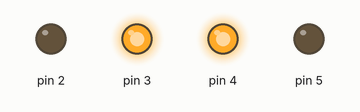
Bench run of a sketch on a simulated Arduino Uno, built with avr-gcc and run on an emulated ATmega328P. Parts: output pins drawn as LEDs (lit = HIGH).

Above: at 0.2 s.
Timing chart, 0 to 1.7 s (numbered marks = the images above):
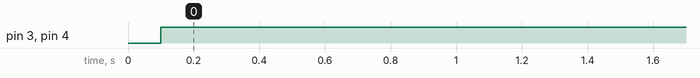

Measured:
- by itself, pin 3, pin 4: LOW → HIGH at 0.10 s

The sketch:

lm393.ino
```cpp
void setup() {
  // put your setup code here, to run once:
  pinMode(2, OUTPUT);
  pinMode(3, OUTPUT);
  pinMode(4, OUTPUT);
  pinMode(5, OUTPUT);
  delay(100);

}

void loop() {
  digitalWrite(2, LOW);
  digitalWrite(3, HIGH);
  digitalWrite(5, LOW);
  digitalWrite(4, HIGH);
  delay(100);


}
```
